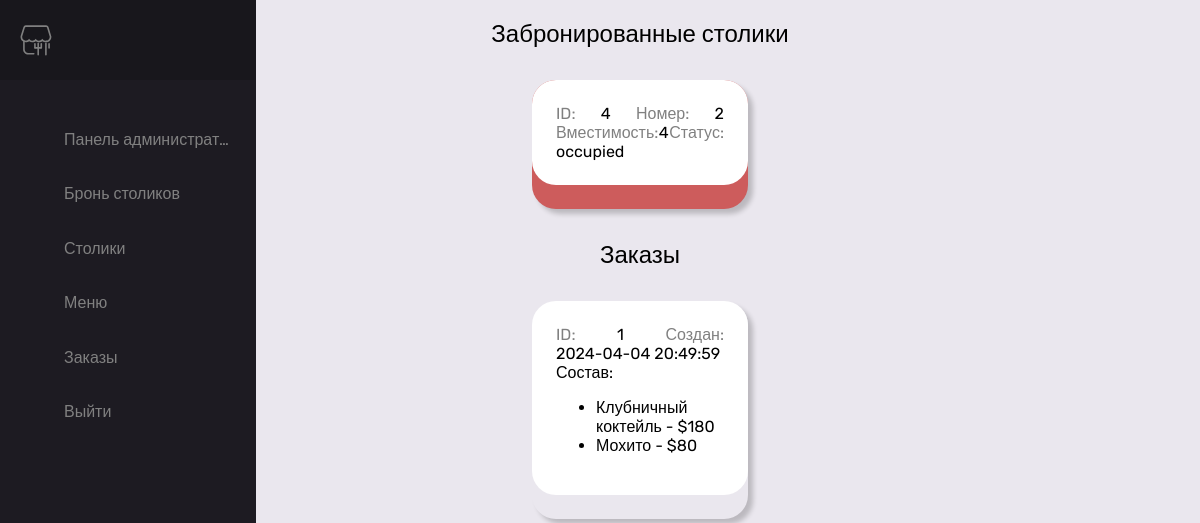
Page /orders.php (signed in) on the committed database.
### tables this page shows
CREATE TABLE `tables` (
  `table_id` int(11) NOT NULL,
  `table_name` varchar(20) NOT NULL,
  `capacity` int(11) NOT NULL,
  `status` enum('available','occupied') NOT NULL DEFAULT 'available'
);

CREATE TABLE `orders` (
  `order_id` int(11) NOT NULL,
  `date_created` datetime NOT NULL
);

CREATE TABLE `dishes` (
  `dish_id` int(11) NOT NULL,
  `dish_name` varchar(50) NOT NULL,
  `cost` float NOT NULL,
  `image` varchar(100) NOT NULL
);

### orders.php (the view, shortened to what this page needs)
<!DOCTYPE html>
<html lang="en">
<head>
    <link rel="stylesheet" href="css/style.css">
</head>
<body>
<?php include 'header.php'; ?>
<main id="main">
    <section class="tables">
        <div class="title">Забронированные столики</div>
        <div class="cards">
            <?php
            $conn = openConn();
            $tables = $conn->query("SELECT * FROM `tables` WHERE status='occupied'") or die('query failed');
            if ($tables->num_rows > 0) {
                while ($row = $tables->fetch_assoc()) {
                    ?>
                    <div class="card <?= $row['status'] ?>" title="Открыть"
                         onclick="openModal('createOrder', {'createOrder_table_id': '<?= $row['table_id'] ?>'})">
                        <div class="description">
                            <label>ID:</label>
                            <div class="table-id"><?= $row['table_id'] ?></div>
                            <label>Номер:</label>
                            <div class="table-name"><?= $row['table_name'] ?></div>
                            <label>Вместимость:</label>
                            <div class="capacity"><?= $row['capacity'] ?></div>
                            <label>Статус:</label>
                            <div class="status"><?= $row['status'] ?></div>
                        </div>
                    </div>
                    <?php
                }
            }
            else {
                echo '<p class="empty">"There are no tables"</p>';
            }
            ?>
        </div>
    </section>
    <div class="title">Заказы</div>
    <div class="cards">
        <?php
        $conn = openConn();
        $orders = $conn->query("SELECT * FROM orders") or die('query failed');
        if ($orders->num_rows > 0) {
            while ($row = $orders->fetch_assoc()) {
                ?>
                <div class="card">
                    <div class="description">
                        <label>ID:</label>
                        <div class="order-id"><?= $row["order_id"] ?></div>
                        <label>Создан:</label>
                        <div class="date-created"><?= $row["date_created"] ?></div>
                        <div>Состав:</div>
                        <ul>
                            <?php
                            $order_id = $row["order_id"];
                            $dishes = "SELECT dishes.dish_name, dishes.cost FROM order_items
                            INNER JOIN dishes ON order_items.dish_id = dishes.dish_id
                            WHERE order_items.order_id = '$order_id'";
                            $dish = $conn->query($dishes);
                            while ($row = $dish->fetch_assoc()) {
                                echo "<li>" . $row["dish_name"] . " - $" . $row["cost"] . "</li>";
                            }
                            ?>
                        </ul>
                    </div>
                </div>
                <?php
            }
        }
        else {
            echo '<p class="empty">"There are no orders"</p>';
        }
        ?>
    </div>
</main>
</body>
</html>

### css/style.css (style rules this page uses)
:root { --primary: 237, 94%, 81%; --background: 266, 16%, 92%; --background-secondary: 256, 12%, 12%; --background-secondary-dark: 256, 10%, 10%; --background-secondary-light: 257, 11%, 16%; --text-primary: 0, 0%, 0%; --black: 0, 0%, 0%; --white: 0, 0%, 100%; --quite-gray: 0, 0%, 50%; --grooble: 10, 28%, 93%; --heading-large: 5.6rem; --heading-medium: 3.6rem; --heading-small: 2.4rem; --paragraph: 1.11rem; --navbar-buttons: 2.4rem; --transition-main: 0.175, 0.685, 0.32; --font-main: 'Rubik', sans-serif; --box-shadow: 5px 5px 5px 0px rgb(0 0 0 / 20%); }
*, *::before, *::after { box-sizing: inherit; font-family: var(--font-main); font-size: 16px; }
html, body { margin: 0; width: 100%; color: hsl(var(--text-primary)); background-color: hsl(var(--background)); -webkit-font-smoothing: antialiased; scroll-behavior: smooth; box-sizing: border-box; }
ul, ol { margin: 1em 0; }
#main { margin: 0 0 0 5em; }
.title { text-align: center; padding: 20px; font-size: 24px; }
.cards { display: grid; grid-template-columns: repeat(auto-fit, 15rem); gap: 12px; margin: 0 auto; align-items: flex-start; justify-content: center; }
.card { cursor: pointer; border-radius: 24px; margin: 12px; padding-bottom: 24px; box-shadow: var(--box-shadow); }
.occupied { background-color: indianred; }
.description { background-color: white; border-radius: 24px; padding: 24px; display: flex; flex-wrap: wrap; justify-content: space-between; }
label { color: hsl(var(--quite-gray)); }
@media only screen and (max-width: 1660px) { :root { --heading-large: 5.4rem; --heading-medium: 3.4rem; --heading-small: 2.2rem; } }
@media only screen and (max-width: 1456px) { :root { --heading-large: 5.2rem; --heading-medium: 3.2rem; --heading-small: 2rem; } }

### rows in the picture
tables: table_id "4", table_name "2", capacity "4", status "occupied"
orders: order_id "1", date_created "2024-04-04 20:49:59"
dishes: dish_name "Клубничный коктейль", cost "180"
dishes: dish_name "Мохито", cost "80"
